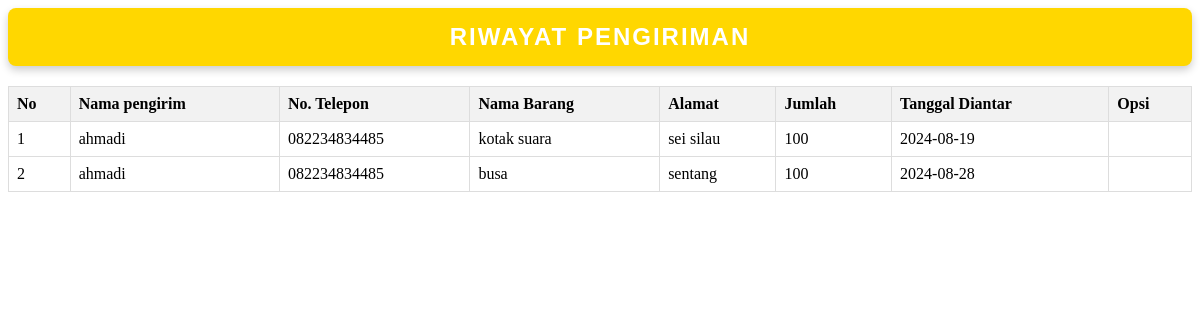
The app's page /menu/transaksi/daftartransaksi.php with its own data.
### tables this page shows
CREATE TABLE `tb_transaksi` (
  `id_transaksi` int(11) NOT NULL,
  `id_pelanggan` int(11) DEFAULT NULL,
  `nama_barang` varchar(50) DEFAULT NULL,
  `alamat_brg` varchar(250) NOT NULL,
  `jumlah` varchar(50) DEFAULT NULL,
  `tanggal_ambil` date DEFAULT NULL
);

CREATE TABLE `tb_pelanggan` (
  `id_pelanggan` int(11) NOT NULL,
  `nama_pelanggan` varchar(50) DEFAULT NULL,
  `jenis_kelamin` enum('Laki-laki','Perempuan') DEFAULT NULL,
  `no_telp` varchar(50) DEFAULT NULL,
  `alamat` varchar(100) DEFAULT NULL,
  `bergabung_pada` date DEFAULT NULL
);

### menu/transaksi/daftartransaksi.php (the view, shortened to what this page needs)
<div class="content">
    <div class="judul">
        <h3>RIWAYAT PENGIRIMAN</h3>
    </div>
    <div class="tabel">
        <table class="table_data">
            <thead>
                <tr>
                    <th>No</th>
                    <th>Nama pengirim</th>
                    <th>No. Telepon</th>
                    <th>Nama Barang</th>
                    <th>Alamat</th>
                    <th>Jumlah</th>
                    <th>Tanggal Diantar</th>
                    <th>Opsi</th>
                </tr>
            </thead>
            <tbody>
                <?php
                $no = 0;
                $q = mysqli_query($koneksi, "SELECT * FROM tb_transaksi t LEFT JOIN tb_pelanggan p ON t.id_pelanggan=p.id_pelanggan");
                while ($data = mysqli_fetch_assoc($q)) {
                    $no++;
                ?>
                    <tr>
                        <td data-label="No"><?php echo $no; ?></td>
                        <td data-label="Nama pengirim"><?php echo $data['nama_pelanggan']; ?></td>
                        <td data-label="No. Telepon"><?php echo $data['no_telp']; ?></td>
                        <td data-label="Nama Barang"><?php echo $data['nama_barang']; ?></td>
                        <td data-label="Alamat"><?php echo $data['alamat_brg']; ?></td>
                        <td data-label="Jumlah"><?php echo $data['jumlah']; ?></td>
                        <td data-label="Tanggal Diantar"><?php echo $data['tanggal_ambil']; ?></td>
                        <td data-label="Opsi">
                        </td>
                    </tr>
                <?php
                }
                ?>
            </tbody>
        </table>
    </div>
</div>

### menu/transaksi/daftartransaksi.php (style rules this page uses)
.judul { background-color: #FFD700; color: white; padding: 15px; text-align: center; border-radius: 8px; box-shadow: 0px 4px 8px rgba(0, 0, 0, 0.2); margin-bottom: 20px; font-family: 'Arial', sans-serif; }
.judul h3 { margin: 0; font-size: 24px; text-transform: uppercase; letter-spacing: 2px; font-weight: bold; }
.table_data { width: 100%; border-collapse: collapse; }
.table_data th, .table_data td { padding: 8px; text-align: left; border: 1px solid #ddd; }
.table_data th { background-color: #f2f2f2; }

### records on screen
tb_transaksi: id_pelanggan.nama_pelanggan "ahmadi", id_pelanggan.no_telp "082234834485", nama_barang "kotak suara", alamat_brg "sei silau", jumlah "100", tanggal_ambil "2024-08-19"
tb_transaksi: id_pelanggan.nama_pelanggan "ahmadi", id_pelanggan.no_telp "082234834485", nama_barang "busa", alamat_brg "sentang", jumlah "100", tanggal_ambil "2024-08-28"
